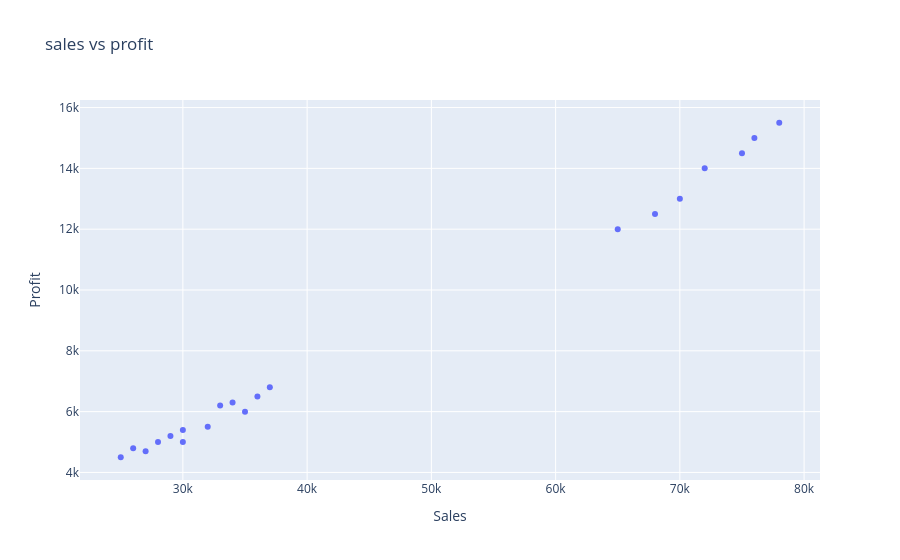

The code cell stored with this chart in its notebook:
### Code cell
import plotly.express as px
fig = px.scatter(df,
                 x="Sales",
                 y="Profit",
                 title="sales vs profit")
fig.show()

### Figure 1 — Plotly figure (JSON) as saved in the notebook; plotly's stock layout.template omitted (floating-point values rounded to 4 significant figures)
{"data": [{"hovertemplate": "Sales=%{x}<br>Profit=%{y}<extra></extra>", "legendgroup": "", "marker": {"color": "#636efa", "symbol": "circle"}, "mode": "markers", "name": "", "orientation": "v", "showlegend": false, "type": "scatter", "x": [65000, 30000, 25000, 70000, 32000, 27000, 68000, 35000, 26000, 72000, 33000, 28000, 75000, 34000, 29000, 76000, 36000, 30000, 78000, 37000], "xaxis": "x", "y": [12000, 5000, 4500, 13000, 5500, 4700, 12500, 6000, 4800, 14000, 6200, 5000, 14500, 6300, 5200, 15000, 6500, 5400, 15500, 6800], "yaxis": "y"}], "layout": {"legend": {"tracegroupgap": 0}, "title": {"text": "sales vs profit"}, "xaxis": {"anchor": "y", "domain": [0, 1], "title": {"text": "Sales"}}, "yaxis": {"anchor": "x", "domain": [0, 1], "title": {"text": "Profit"}}}}
